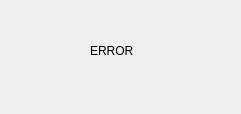
<?xml version="1.0" encoding="UTF-8"?>
<ui version="4.0">
 <class>ErrorForm</class>
 <widget class="QWidget" name="ErrorForm">
  <property name="geometry">
   <rect>
    <x>0</x>
    <y>0</y>
    <width>241</width>
    <height>114</height>
   </rect>
  </property>
  <property name="windowTitle">
   <string>Form</string>
  </property>
  <widget class="QLabel" name="label">
   <property name="geometry">
    <rect>
     <x>90</x>
     <y>30</y>
     <width>51</width>
     <height>41</height>
    </rect>
   </property>
   <property name="text">
    <string>ERROR</string>
   </property>
  </widget>
 </widget>
 <resources/>
 <connections/>
</ui>
